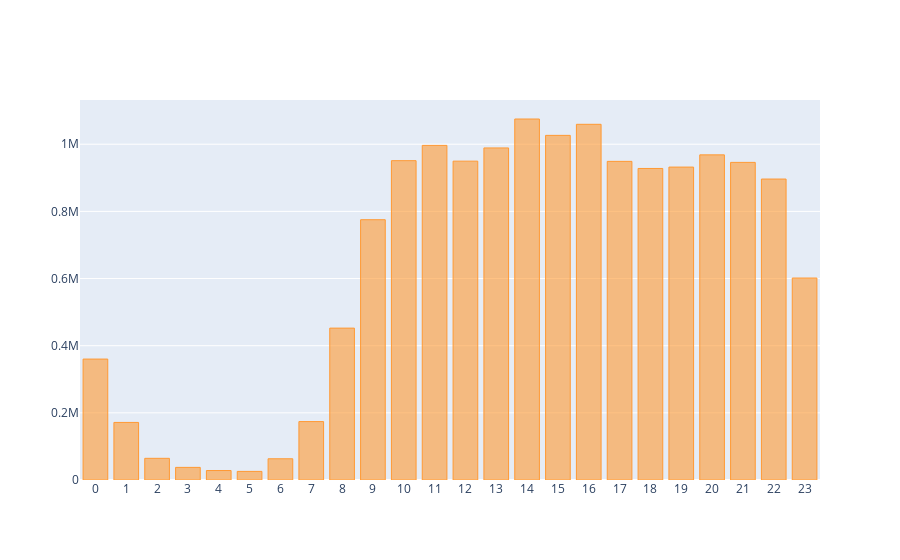

The code cell stored with this chart in its notebook:
### Code cell
merged_order_payment_hour.iplot(kind = 'bar', theme ='white', layout = layout)

### Figure 1 — Plotly figure (JSON) as saved in the notebook; plotly's stock layout.template omitted (floating-point values rounded to 4 significant figures)
{"data": [{"marker": {"color": "rgba(255, 153, 51, 0.6)", "line": {"color": "rgba(255, 153, 51, 1.0)", "width": 1}}, "name": "payment_value", "orientation": "v", "text": "", "type": "bar", "x": [0, 1, 2, 3, 4, 5, 6, 7, 8, 9, 10, 11, 12, 13, 14, 15, 16, 17, 18, 19, 20, 21, 22, 23], "y": [360200.0, 171400.0, 64570.0, 37550.0, 28210.0, 25620.0, 63220.0, 173900.0, 452300.0, 775100.0, 951000.0, 996500.0, 949600.0, 988900.0, 1075000.0, 1026000.0, 1059000.0, 949000.0, 927800.0, 931900.0, 968300.0, 945900.0, 896300.0, 601500.0]}], "layout": {"xaxis": {"dtick": 1, "showticklabels": true}}}
